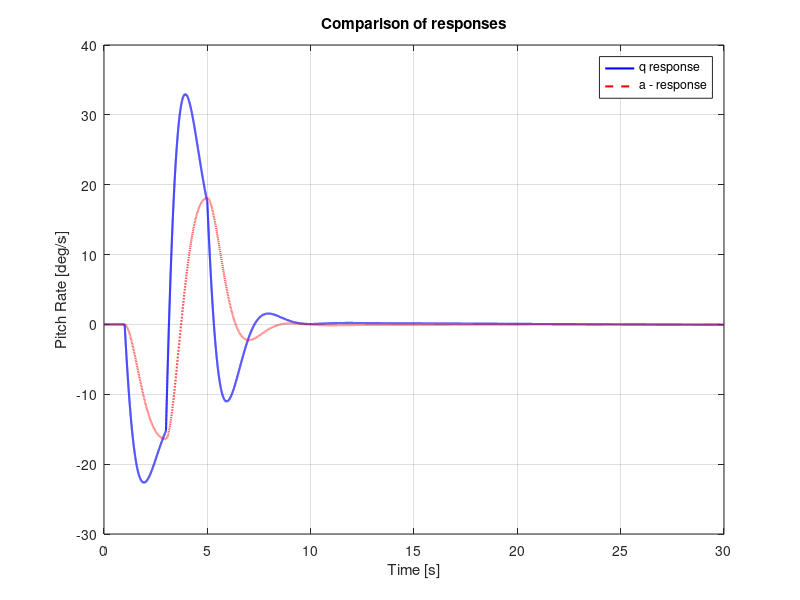
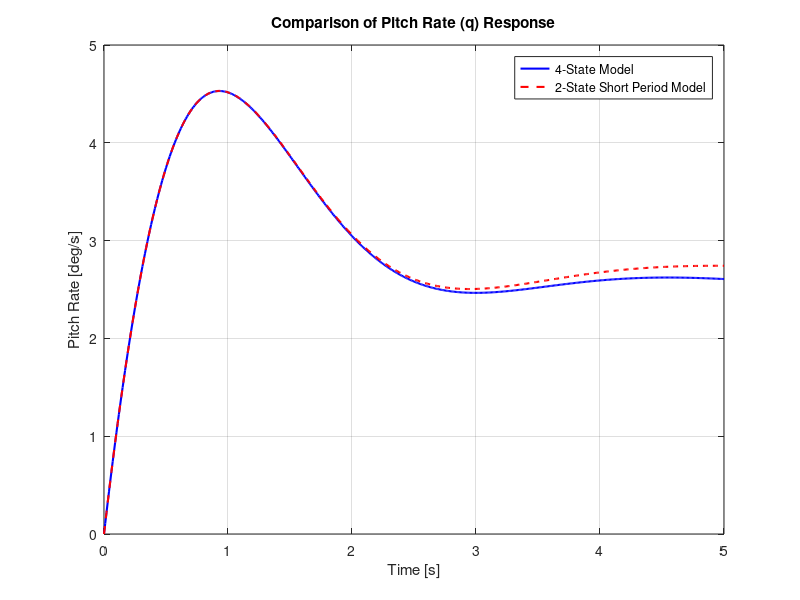
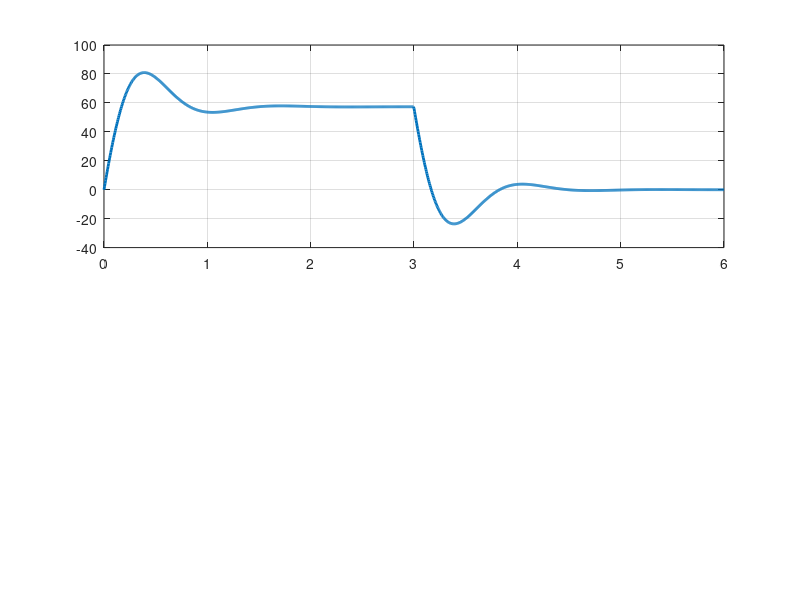

The MATLAB script that drew these images, in order: (Note: this script raises an error after producing the figures.)
%% AE4-301P Chapter 7: Pitch Rate Command System Design
clear; clc; close all;

% --- 1. SYSTEM DEFINITION (From Uploaded Image) ---
% Flight Condition Parameters
V_ft = 600;            % Velocity [ft/s]
V = V_ft  %* 0.3048;       % Velocity [m/s]
h_ft = 10000;          % Altitude [ft]
h = h_ft  %* 0.3048;      % Altitude [m]
g = 9.81 / 0.3048;         % Gravity acceleration [m/s^2]

% State Space Matrices (4-State Longitudinal: Vt, alpha, theta, q)
% Inputs: [Throttle, Elevator]
A_ac = [-0.0122  10.1727 -32.1700  -0.4813;
        -0.0002  -0.9006   0        0.9299;
         0        0        0        1.0000;
        -0.0000 -2.6378   0       -1.2238];

B_ac = [ 0.0016   0.1849;
        -0.0000  -0.0019;
         0        0;
         0       -0.1928];

C_ac = eye(4);
D_ac = zeros(4,2);

% --- 2. MODEL REDUCTION (Section 7.3, Step 1) ---
% Extract Short Period Model (States: alpha, q -> Indices 2, 4)
% Input: Elevator (Index 2)
A_sp = A_ac([2,4], [2,4]);
B_sp = B_ac([2,4], 2);
C_sp = eye(2);
D_sp = zeros(2,1);

sys_4state = ss(A_ac, B_ac(:,2), C_ac, D_ac(:,2)); % Elevator only
sys_sp_ol  = ss(A_sp, B_sp, C_sp, D_sp);



% Display Open Loop Eigenvalues
disp('--- Open Loop Dynamics ---');
damp(sys_sp_ol);
fprintf('\n');

dt = 0.001;
T = 30;
t = 0:dt:T;

% Input signal u(t): 1 for t < T_pulse, 0 otherwise
u = zeros(size(t));
u(t < 5) = -5;
u(t < 3) = 5;
u(t < 1) = 0;

% Simulate
figure('Name','Open Loop elevator Response');
[y_cl, t_cl] = lsim(sys_4state, u, t);
q_response = rad2deg(y_cl(:,4));
a_response = rad2deg(y_cl(:,2));


plot(t_cl, q_response, 'b', 'LineWidth', 1.5); hold on;
plot(t_cl, a_response, 'r--', 'LineWidth', 1.5);
title('Comparison of responses');
legend('q response', 'a - response');
xlabel('Time [s]'); ylabel('Pitch Rate [deg/s]');
grid on;

% --- 3. OPEN LOOP COMPARISON (Section 7.3, Step 2) ---
figure('Name','Step 2: Open Loop Comparison');
t = 0:0.01:5;
u = -1 * ones(size(t)); % Negative step (Pitch UP command)

% Simulate 4-state (Watch Output 4: q)
y_4st = lsim(sys_4state, u, t);
q_4st = rad2deg(y_4st(:,4));

% Simulate 2-state (Watch Output 2: q)
y_sp = lsim(sys_sp_ol, u, t);
q_sp = rad2deg(y_sp(:,2));

plot(t, q_4st, 'b', 'LineWidth', 1.5); hold on;
plot(t, q_sp, 'r--', 'LineWidth', 1.5);
title('Comparison of Pitch Rate (q) Response');
legend('4-State Model', '2-State Short Period Model');
xlabel('Time [s]'); ylabel('Pitch Rate [deg/s]');
grid on;

% --- 4. CONTROLLER DESIGN (Section 7.3, Step 3 & 4) ---
% Requirements
omega_req = 0.03 * V * 0.3048;       % V in [ft/s]   
zeta_req  = 0.5;              
T_theta2_inv_req = 0.75 * omega_req;

% Desired Poles
p1 = -zeta_req*omega_req + 1i*omega_req*sqrt(1-zeta_req^2);
p2 = -zeta_req*omega_req - 1i*omega_req*sqrt(1-zeta_req^2);
desired_poles = [p1; p2];

% Calculate Feedback Gains (K) using Ackermann's formula or place
% u = -Kx = -[K_alpha, K_q] * [alpha; q]
K = place(A_sp, B_sp, desired_poles);
K_alpha = K(1);
K_q = K(2);

fprintf('--- Controller Gains (Step 4) ---\n');
fprintf('Required Frequency: %.2f rad/s\n', omega_req);
fprintf('K_alpha: %.4f\n', K_alpha);
fprintf('K_q:     %.4f\n\n', K_q);

% --- 5. PRE-FILTER DESIGN (Section 7.3, Step 5) ---
% Calculate Aircraft Zero (1/T_theta2_ac)
% Approx numerator of q/de is: M_de*s + (M_alpha*Z_de - M_de*Z_alpha)
M_de = B_sp(2);
Z_de = B_sp(1);
M_alpha = A_sp(2,1);
Z_alpha = A_sp(1,1);

zero_ac = -(M_alpha*Z_de - M_de*Z_alpha) / M_de; % Algebraic zero
T_theta2_inv_ac = -zero_ac;

% Prefilter P(s) = (s + 1/T_theta2_req) / (s + 1/T_theta2_ac)
num_pre = [1, T_theta2_inv_req];
den_pre = [1, T_theta2_inv_ac];
sys_pre = tf(num_pre, den_pre);

fprintf('--- Pre-filter (Step 5) ---\n');
fprintf('Aircraft Zero (1/T_theta2): %.4f rad/s\n', T_theta2_inv_ac);
fprintf('Target Zero (1/T_theta2):   %.4f rad/s\n', T_theta2_inv_req);
fprintf('Prefilter P(s) = (s + %.2f) / (s + %.2f)\n\n', T_theta2_inv_req, T_theta2_inv_ac);

% --- 6. FEEDFORWARD GAIN (Section 7.3, Step 6) ---
% Calculate K_ff for unity DC gain
% Closed loop A matrix
A_cl = A_sp - B_sp*K;
% DC gain of (C * (sI - A_cl)^-1 * B * K_ff) must be 1/Prefilter_DC
% However, we want q_ss = r. 
% q is the 2nd state. C = [0 1].
C_out = [0 1]; 
DC_plant_cl = -C_out * inv(A_cl) * B_sp;
DC_pre = T_theta2_inv_req / T_theta2_inv_ac;
K_ff = 1 / (DC_plant_cl * DC_pre);

fprintf('--- Feedforward Gain (Step 6) ---\n');
fprintf('K_ff: %.4f\n\n', K_ff);

% --- 7. CLOSED LOOP VERIFICATION (Step 8) ---
% Create Closed Loop System
sys_cl_sp = ss(A_cl, B_sp*K_ff, C_sp, D_sp);
sys_total = sys_cl_sp * sys_pre; % Series connection

fprintf("Closed loop damping");
damp(sys_total);
fprintf("\n");

% Define Pulse Input (Block Input) [cite: 300, 317]
dt = 0.005;
T_pulse = 3.0; % Stick held for 3 seconds (enough to reach steady state)
T_end = 6.0;   % Simulation runs after stick release to measure dropback
t = 0:dt:T_end;

% Input signal u(t): 1 for t < T_pulse, 0 otherwise
u = zeros(size(t));
u(t < T_pulse) = 1;

% Simulate
figure('Name','Closed Loop Step Response');
[y_cl, t_cl] = lsim(sys_total, u, t);
q_response = y_cl(:,2);

% Extract responses
alpha_cl = y_cl(:,1);
q_cl = rad2deg(y_cl(:,2));
% Integrate q to get theta (approximate for short duration)
theta_cl = cumtrapz(t_cl, q_cl); 

subplot(2,1,1);
plot(t_cl, q_cl, 'LineWidth', 2); grid on;
yline(1, 'k--');
ylabel('Pitch Rate q [deg/s]'); title('Closed Loop Pitch Rate Tracking');

subplot(2,1,2);
plot(t_cl, theta_cl, 'r', 'LineWidth', 2); grid on;
ylabel('Pitch Attitude \theta [deg]'); xlabel('Time [s]');
title('Pitch Attitude Response');

% --- 8. CRITERIA PLOTS (Step 7) ---

% A. CAP CRITERION CHECK
% CAP = omega_sp^2 / (V/g * 1/T_theta2)
% Note: Using the REQUIRED values (since we forced them)
CAP_val = omega_req^2 / ( (V/g) * T_theta2_inv_req );

fprintf('--- Criteria Verification (Step 7) ---\n');
fprintf('Calculated CAP: %.4f\n', CAP_val);

%% CAP Criterion Visualization (Categories A, B & C)

% --- Setup Figure ---
figure('Name', 'CAP Criterion Analysis (All Categories)', 'Color', 'w');
hold on; grid on;
title('CAP Criterion: Flight Phase Categories A, B & C');
xlabel('Short Period Damping Ratio \zeta_{sp}');
ylabel('CAP [1/(g s^2)]');
set(gca, 'XScale', 'log', 'YScale', 'log');
axis([0.1 5 0.01 10]); % Zoomed slightly to fit relevant area

% --- CATEGORY C BOUNDARIES (Magenta) ---
% Category C: Terminal Flight Phases (Takeoff, Landing)
% Level 1 Region: zeta [0.35, 1.3], CAP [0.05, 3.6]
fill([0.35 1.3 1.3 0.35], [0.05 0.05 3.6 3.6], ...
     [1 0 1], 'FaceAlpha', 0.1, ...
     'EdgeColor', 'm', 'LineWidth', 2, 'LineStyle', '-', ...
     'DisplayName', 'Cat C: Terminal (Land/Takeoff)');

% --- CATEGORY B BOUNDARIES (Blue) ---
% Category B: Non-Terminal, Gradual Maneuvers (Cruise, Climb)
% Level 1 Region: zeta [0.30, 2.0], CAP [0.085, 3.6]
fill([0.30 2.0 2.0 0.30], [0.085 0.085 3.6 3.6], ...
     [0 0 1], 'FaceAlpha', 0.1, ...
     'EdgeColor', 'b', 'LineWidth', 2, 'LineStyle', '--', ...
     'DisplayName', 'Cat B: Cruise/Climb');

% --- CATEGORY A BOUNDARIES (Green) ---
% Category A: Rapid Maneuvering (Combat, Formation)
% Level 1 Region: zeta [0.35, 1.3], CAP [0.28, 3.6]
fill([0.35 1.3 1.3 0.35], [0.28 0.28 3.6 3.6], ...
     [0 1 0], 'FaceAlpha', 0.2, ...
     'EdgeColor', 'g', 'LineWidth', 3, ...
     'DisplayName', 'Cat A: Combat/Agile');

% --- Plot Design Point ---
plot(zeta_req, CAP_val, 'ro', 'MarkerSize', 12, 'LineWidth', 3, ...
     'MarkerFaceColor', 'r', 'DisplayName', 'Design Point');

% Add Text Label
text(zeta_req * 1.1, CAP_val, ...
     sprintf('  Design Point\n  (\\zeta=%.2f, CAP=%.2f)', zeta_req, CAP_val), ...
     'FontSize', 10, 'BackgroundColor', 'w', 'EdgeColor', 'k');

% Legend and Formatting
legend('Location', 'SouthEast', 'FontSize', 10);
grid on;

% B. GIBSON DROPBACK CHECK
% Calculate Dropback (DB) from time response
% Find peak pitch rate and steady state
[q_max, idx_max] = max(q_cl);
[theta_max, idtheta_max] = max(theta_cl);
q_ss = q_cl(T_pulse/dt);

% Find max pitch attitude (overshoot) or dropback
% Gibson defines DB via the pitch attitude response geometry
% Ideally: DB/q_ss = T_theta2 - 2*zeta/omega_n
DB_theoretical = (1/T_theta2_inv_req) - (2*zeta_req/omega_req);
DB_metric = DB_theoretical * q_ss; % Dimensional DB

% Gibson coordinates
theta_max
theta_cl(end)
q_ss
x_gibson = (theta_max-theta_cl(end))/q_ss;
y_gibson = DB_theoretical; % DB / q_ss

fprintf('Gibson Metric (DB/q_ss): %.4f sec\n', y_gibson);

figure('Name','Gibson Criterion');
hold on;
% Draw "Satisfactory" Region (Triangle from Fig 7.3)
patch([0, 0.3, 0.05], [1, 1, 3], 'c', 'FaceAlpha', 0.3);
plot(0, y_gibson, 'ro', 'MarkerSize', 10, 'LineWidth', 3);
text(0.02, y_gibson, '  Design Point');
xlim([-0.1 0.4]); ylim([1 3.5]);
xlabel('Smear (OS/q_s) [s]'); ylabel('Pitch Rate Overshoot (q_m/q_s)');
% X-axis: DB/q_s (positive right)
% Y-axis: q_m/q_s

clf;
hold on;
% Points approx: (0, 1) -> (0.3, 1) -> (0, 3)
patch([0 0.3 0.06 0], [1 1 3 3], 'c', 'FaceAlpha', 0.3);
plot(y_gibson, q_max/q_ss, 'ro', 'MarkerSize', 10, 'LineWidth', 3);
xlabel('Dropback (DB/q_s) [s]'); ylabel('Pitch Rate Overshoot Ratio (q_m/q_s)');
title('Gibson Dropback Criterion');
grid on;
